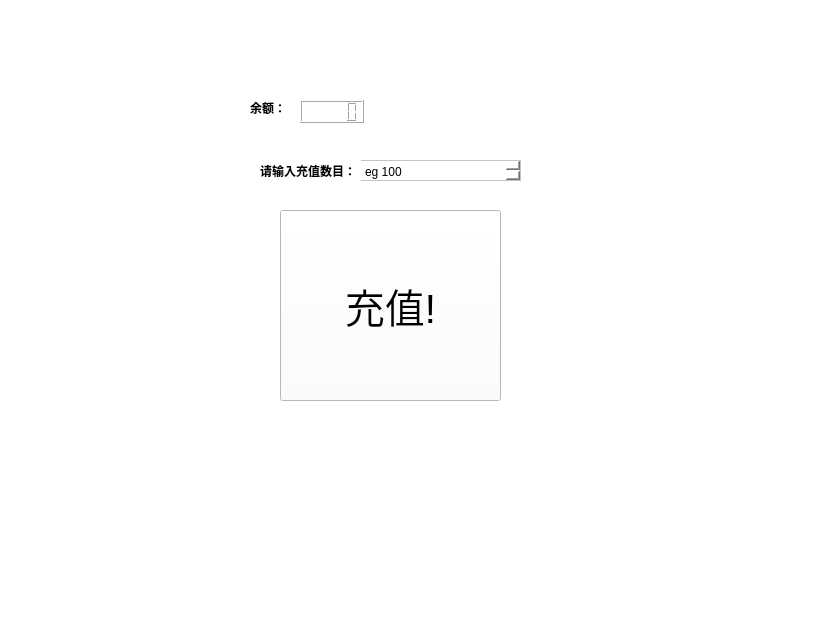
<?xml version="1.0" encoding="UTF-8"?>
<ui version="4.0">
 <class>widget</class>
 <widget class="QWidget" name="widget">
  <property name="geometry">
   <rect>
    <x>0</x>
    <y>0</y>
    <width>820</width>
    <height>644</height>
   </rect>
  </property>
  <property name="font">
   <font>
    <weight>75</weight>
    <bold>true</bold>
   </font>
  </property>
  <property name="windowTitle">
   <string>充值界面</string>
  </property>
  <property name="styleSheet">
   <string notr="true">background-color: rgb(255, 255, 255);</string>
  </property>
  <widget class="QPushButton" name="pushButton">
   <property name="geometry">
    <rect>
     <x>280</x>
     <y>210</y>
     <width>221</width>
     <height>191</height>
    </rect>
   </property>
   <property name="font">
    <font>
     <pointsize>30</pointsize>
    </font>
   </property>
   <property name="text">
    <string>充值!</string>
   </property>
  </widget>
  <widget class="QTextEdit" name="textEdit">
   <property name="geometry">
    <rect>
     <x>360</x>
     <y>160</y>
     <width>161</width>
     <height>21</height>
    </rect>
   </property>
   <property name="html">
    <string>&lt;!DOCTYPE HTML PUBLIC &quot;-//W3C//DTD HTML 4.0//EN&quot; &quot;http://www.w3.org/TR/REC-html40/strict.dtd&quot;&gt;
&lt;html&gt;&lt;head&gt;&lt;meta name=&quot;qrichtext&quot; content=&quot;1&quot; /&gt;&lt;style type=&quot;text/css&quot;&gt;
p, li { white-space: pre-wrap; }
&lt;/style&gt;&lt;/head&gt;&lt;body style=&quot; font-family:'SimSun'; font-size:9pt; font-weight:400; font-style:normal;&quot;&gt;
&lt;p style=&quot; margin-top:0px; margin-bottom:0px; margin-left:0px; margin-right:0px; -qt-block-indent:0; text-indent:0px;&quot;&gt;eg 100&lt;/p&gt;&lt;/body&gt;&lt;/html&gt;</string>
   </property>
  </widget>
  <widget class="QLabel" name="label">
   <property name="geometry">
    <rect>
     <x>260</x>
     <y>160</y>
     <width>101</width>
     <height>21</height>
    </rect>
   </property>
   <property name="text">
    <string>请输入充值数目：</string>
   </property>
  </widget>
  <widget class="QLabel" name="label_2">
   <property name="geometry">
    <rect>
     <x>250</x>
     <y>100</y>
     <width>31</width>
     <height>16</height>
    </rect>
   </property>
   <property name="text">
    <string>余额：</string>
   </property>
  </widget>
  <widget class="QLCDNumber" name="bag">
   <property name="geometry">
    <rect>
     <x>300</x>
     <y>100</y>
     <width>64</width>
     <height>23</height>
    </rect>
   </property>
  </widget>
 </widget>
 <resources/>
 <connections/>
</ui>
